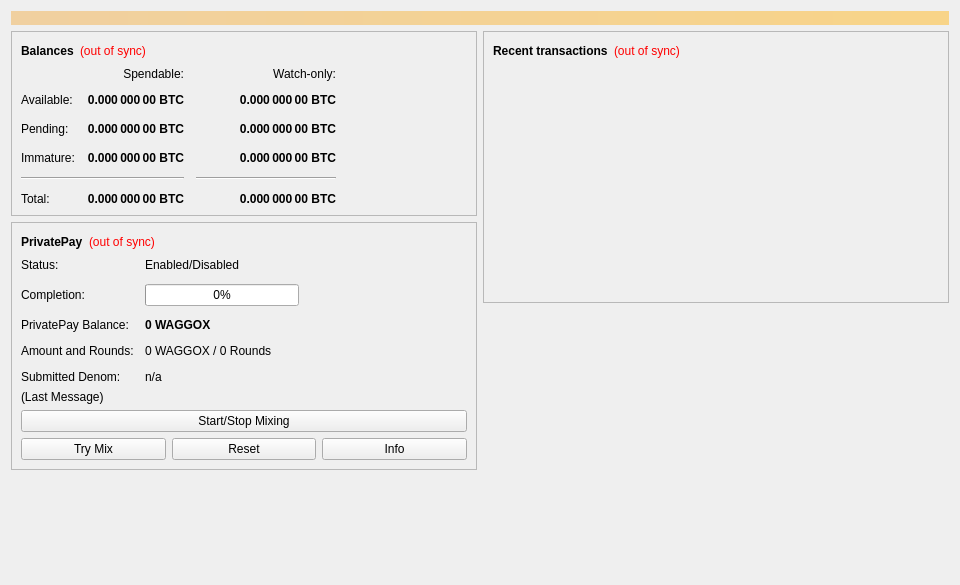
<?xml version="1.0" encoding="UTF-8"?>
<ui version="4.0">
 <class>OverviewPage</class>
 <widget class="QWidget" name="OverviewPage">
  <property name="geometry">
   <rect>
    <x>0</x>
    <y>0</y>
    <width>960</width>
    <height>585</height>
   </rect>
  </property>
  <property name="minimumSize">
   <size>
    <width>960</width>
    <height>0</height>
   </size>
  </property>
  <property name="windowTitle">
   <string>Form</string>
  </property>
  <layout class="QVBoxLayout" name="topLayout">
   <item>
    <widget class="QLabel" name="labelAlerts">
     <property name="visible">
      <bool>false</bool>
     </property>
     <property name="styleSheet">
      <string notr="true">background-color: qlineargradient(x1: 0, y1: 0, x2: 1, y2: 0, stop:0 #F0D0A0, stop:1 #F8D488); color:#000000;</string>
     </property>
     <property name="wordWrap">
      <bool>true</bool>
     </property>
     <property name="margin">
      <number>3</number>
     </property>
    </widget>
   </item>
   <item>
    <layout class="QHBoxLayout" name="horizontalLayout" stretch="1,1">
     <item>
      <layout class="QVBoxLayout" name="verticalLayout_2">
       <item>
        <widget class="QFrame" name="frame">
         <property name="frameShape">
          <enum>QFrame::StyledPanel</enum>
         </property>
         <property name="frameShadow">
          <enum>QFrame::Raised</enum>
         </property>
         <layout class="QVBoxLayout" name="verticalLayout_4">
          <item>
           <layout class="QHBoxLayout" name="horizontalLayout_4">
            <item>
             <widget class="QLabel" name="label_5">
              <property name="font">
               <font>
                <weight>75</weight>
                <bold>true</bold>
               </font>
              </property>
              <property name="text">
               <string>Balances</string>
              </property>
             </widget>
            </item>
            <item>
             <widget class="QLabel" name="labelWalletStatus">
              <property name="toolTip">
               <string>The displayed information may be out of date. Your wallet automatically synchronizes with the Waggox network after a connection is established, but this process has not completed yet.</string>
              </property>
              <property name="styleSheet">
               <string notr="true">QLabel { color: red; }</string>
              </property>
              <property name="text">
               <string notr="true">(out of sync)</string>
              </property>
              <property name="alignment">
               <set>Qt::AlignLeading|Qt::AlignLeft|Qt::AlignVCenter</set>
              </property>
             </widget>
            </item>
            <item>
             <spacer name="horizontalSpacer_3">
              <property name="orientation">
               <enum>Qt::Horizontal</enum>
              </property>
              <property name="sizeHint" stdset="0">
               <size>
                <width>40</width>
                <height>20</height>
               </size>
              </property>
             </spacer>
            </item>
           </layout>
          </item>
          <item>
           <layout class="QGridLayout" name="gridLayout">
            <property name="spacing">
             <number>12</number>
            </property>
            <item row="2" column="2">
             <widget class="QLabel" name="labelWatchPending">
              <property name="font">
               <font>
                <weight>75</weight>
                <bold>true</bold>
               </font>
              </property>
              <property name="cursor">
               <cursorShape>IBeamCursor</cursorShape>
              </property>
              <property name="toolTip">
               <string>Unconfirmed transactions to watch-only addresses</string>
              </property>
              <property name="text">
               <string notr="true">0.000 000 00 BTC</string>
              </property>
              <property name="alignment">
               <set>Qt::AlignRight|Qt::AlignTrailing|Qt::AlignVCenter</set>
              </property>
              <property name="textInteractionFlags">
               <set>Qt::LinksAccessibleByMouse|Qt::TextSelectableByKeyboard|Qt::TextSelectableByMouse</set>
              </property>
             </widget>
            </item>
            <item row="2" column="1">
             <widget class="QLabel" name="labelUnconfirmed">
              <property name="font">
               <font>
                <weight>75</weight>
                <bold>true</bold>
               </font>
              </property>
              <property name="cursor">
               <cursorShape>IBeamCursor</cursorShape>
              </property>
              <property name="toolTip">
               <string>Total of transactions that have yet to be confirmed, and do not yet count toward the spendable balance</string>
              </property>
              <property name="text">
               <string notr="true">0.000 000 00 BTC</string>
              </property>
              <property name="alignment">
               <set>Qt::AlignRight|Qt::AlignTrailing|Qt::AlignVCenter</set>
              </property>
              <property name="textInteractionFlags">
               <set>Qt::LinksAccessibleByMouse|Qt::TextSelectableByKeyboard|Qt::TextSelectableByMouse</set>
              </property>
             </widget>
            </item>
            <item row="3" column="2">
             <widget class="QLabel" name="labelWatchImmature">
              <property name="font">
               <font>
                <weight>75</weight>
                <bold>true</bold>
               </font>
              </property>
              <property name="cursor">
               <cursorShape>IBeamCursor</cursorShape>
              </property>
              <property name="toolTip">
               <string>Mined balance in watch-only addresses that has not yet matured</string>
              </property>
              <property name="text">
               <string notr="true">0.000 000 00 BTC</string>
              </property>
              <property name="alignment">
               <set>Qt::AlignRight|Qt::AlignTrailing|Qt::AlignVCenter</set>
              </property>
              <property name="textInteractionFlags">
               <set>Qt::LinksAccessibleByMouse|Qt::TextSelectableByKeyboard|Qt::TextSelectableByMouse</set>
              </property>
             </widget>
            </item>
            <item row="4" column="0" colspan="2">
             <widget class="Line" name="lineSpendableBalance">
              <property name="orientation">
               <enum>Qt::Horizontal</enum>
              </property>
             </widget>
            </item>
            <item row="4" column="2">
             <widget class="Line" name="lineWatchBalance">
              <property name="sizePolicy">
               <sizepolicy hsizetype="Preferred" vsizetype="Fixed">
                <horstretch>0</horstretch>
                <verstretch>0</verstretch>
               </sizepolicy>
              </property>
              <property name="minimumSize">
               <size>
                <width>140</width>
                <height>0</height>
               </size>
              </property>
              <property name="orientation">
               <enum>Qt::Horizontal</enum>
              </property>
             </widget>
            </item>
            <item row="5" column="0">
             <widget class="QLabel" name="labelTotalText">
              <property name="text">
               <string>Total:</string>
              </property>
             </widget>
            </item>
            <item row="3" column="1">
             <widget class="QLabel" name="labelImmature">
              <property name="font">
               <font>
                <weight>75</weight>
                <bold>true</bold>
               </font>
              </property>
              <property name="cursor">
               <cursorShape>IBeamCursor</cursorShape>
              </property>
              <property name="toolTip">
               <string>Mined balance that has not yet matured</string>
              </property>
              <property name="text">
               <string notr="true">0.000 000 00 BTC</string>
              </property>
              <property name="alignment">
               <set>Qt::AlignRight|Qt::AlignTrailing|Qt::AlignVCenter</set>
              </property>
              <property name="textInteractionFlags">
               <set>Qt::LinksAccessibleByMouse|Qt::TextSelectableByKeyboard|Qt::TextSelectableByMouse</set>
              </property>
             </widget>
            </item>
            <item row="2" column="3">
             <spacer name="horizontalSpacer_2">
              <property name="orientation">
               <enum>Qt::Horizontal</enum>
              </property>
              <property name="sizeHint" stdset="0">
               <size>
                <width>40</width>
                <height>20</height>
               </size>
              </property>
             </spacer>
            </item>
            <item row="3" column="0">
             <widget class="QLabel" name="labelImmatureText">
              <property name="text">
               <string>Immature:</string>
              </property>
             </widget>
            </item>
            <item row="5" column="1">
             <widget class="QLabel" name="labelTotal">
              <property name="font">
               <font>
                <weight>75</weight>
                <bold>true</bold>
               </font>
              </property>
              <property name="cursor">
               <cursorShape>IBeamCursor</cursorShape>
              </property>
              <property name="toolTip">
               <string>Your current total balance</string>
              </property>
              <property name="text">
               <string notr="true">0.000 000 00 BTC</string>
              </property>
              <property name="alignment">
               <set>Qt::AlignRight|Qt::AlignTrailing|Qt::AlignVCenter</set>
              </property>
              <property name="textInteractionFlags">
               <set>Qt::LinksAccessibleByMouse|Qt::TextSelectableByKeyboard|Qt::TextSelectableByMouse</set>
              </property>
             </widget>
            </item>
            <item row="5" column="2">
             <widget class="QLabel" name="labelWatchTotal">
              <property name="font">
               <font>
                <weight>75</weight>
                <bold>true</bold>
               </font>
              </property>
              <property name="cursor">
               <cursorShape>IBeamCursor</cursorShape>
              </property>
              <property name="toolTip">
               <string>Current total balance in watch-only addresses</string>
              </property>
              <property name="text">
               <string notr="true">0.000 000 00 BTC</string>
              </property>
              <property name="alignment">
               <set>Qt::AlignRight|Qt::AlignTrailing|Qt::AlignVCenter</set>
              </property>
              <property name="textInteractionFlags">
               <set>Qt::LinksAccessibleByMouse|Qt::TextSelectableByKeyboard|Qt::TextSelectableByMouse</set>
              </property>
             </widget>
            </item>
            <item row="0" column="2">
             <widget class="QLabel" name="labelWatchonly">
              <property name="text">
               <string>Watch-only:</string>
              </property>
              <property name="alignment">
               <set>Qt::AlignRight|Qt::AlignTrailing|Qt::AlignVCenter</set>
              </property>
             </widget>
            </item>
            <item row="1" column="0">
             <widget class="QLabel" name="labelBalanceText">
              <property name="text">
               <string>Available:</string>
              </property>
             </widget>
            </item>
            <item row="1" column="1">
             <widget class="QLabel" name="labelBalance">
              <property name="font">
               <font>
                <weight>75</weight>
                <bold>true</bold>
               </font>
              </property>
              <property name="cursor">
               <cursorShape>IBeamCursor</cursorShape>
              </property>
              <property name="toolTip">
               <string>Your current spendable balance</string>
              </property>
              <property name="text">
               <string notr="true">0.000 000 00 BTC</string>
              </property>
              <property name="alignment">
               <set>Qt::AlignRight|Qt::AlignTrailing|Qt::AlignVCenter</set>
              </property>
              <property name="textInteractionFlags">
               <set>Qt::LinksAccessibleByMouse|Qt::TextSelectableByKeyboard|Qt::TextSelectableByMouse</set>
              </property>
             </widget>
            </item>
            <item row="1" column="2">
             <widget class="QLabel" name="labelWatchAvailable">
              <property name="font">
               <font>
                <weight>75</weight>
                <bold>true</bold>
               </font>
              </property>
              <property name="cursor">
               <cursorShape>IBeamCursor</cursorShape>
              </property>
              <property name="toolTip">
               <string>Your current balance in watch-only addresses</string>
              </property>
              <property name="text">
               <string notr="true">0.000 000 00 BTC</string>
              </property>
              <property name="alignment">
               <set>Qt::AlignRight|Qt::AlignTrailing|Qt::AlignVCenter</set>
              </property>
              <property name="textInteractionFlags">
               <set>Qt::LinksAccessibleByMouse|Qt::TextSelectableByKeyboard|Qt::TextSelectableByMouse</set>
              </property>
             </widget>
            </item>
            <item row="2" column="0">
             <widget class="QLabel" name="labelPendingText">
              <property name="text">
               <string>Pending:</string>
              </property>
             </widget>
            </item>
            <item row="0" column="1">
             <widget class="QLabel" name="labelSpendable">
              <property name="text">
               <string>Spendable:</string>
              </property>
              <property name="alignment">
               <set>Qt::AlignRight|Qt::AlignTrailing|Qt::AlignVCenter</set>
              </property>
             </widget>
            </item>
           </layout>
          </item>
         </layout>
        </widget>
       </item>
       <item>
        <widget class="QFrame" name="framePrivatePay">
         <property name="layoutDirection">
          <enum>Qt::LeftToRight</enum>
         </property>
         <property name="frameShape">
          <enum>QFrame::StyledPanel</enum>
         </property>
         <property name="frameShadow">
          <enum>QFrame::Raised</enum>
         </property>
         <layout class="QVBoxLayout" name="VerticalLayout_PS1">
          <item>
           <layout class="QHBoxLayout" name="horizontalLayout_5">
            <item>
             <widget class="QLabel" name="labelPrivatePayHeader">
              <property name="font">
               <font>
                <weight>75</weight>
                <bold>true</bold>
               </font>
              </property>
              <property name="text">
               <string>PrivatePay</string>
              </property>
             </widget>
            </item>
            <item>
             <widget class="QLabel" name="labelPrivatePaySyncStatus">
              <property name="toolTip">
               <string>The displayed information may be out of date. Your wallet automatically synchronizes with the Waggox network after a connection is established, but this process has not completed yet.</string>
              </property>
              <property name="styleSheet">
               <string notr="true">QLabel { color: red; }</string>
              </property>
              <property name="text">
               <string notr="true">(out of sync)</string>
              </property>
              <property name="alignment">
               <set>Qt::AlignLeading|Qt::AlignLeft|Qt::AlignVCenter</set>
              </property>
             </widget>
            </item>
            <item>
             <spacer name="horizontalSpacer_4">
              <property name="orientation">
               <enum>Qt::Horizontal</enum>
              </property>
              <property name="sizeHint" stdset="0">
               <size>
                <width>40</width>
                <height>20</height>
               </size>
              </property>
             </spacer>
            </item>
           </layout>
          </item>
          <item>
           <layout class="QFormLayout" name="privatePayFormLayout">
            <property name="fieldGrowthPolicy">
             <enum>QFormLayout::AllNonFixedFieldsGrow</enum>
            </property>
            <property name="horizontalSpacing">
             <number>11</number>
            </property>
            <property name="verticalSpacing">
             <number>12</number>
            </property>
            <item row="0" column="0">
             <widget class="QLabel" name="labelPrivatePayEnabledText">
              <property name="text">
               <string>Status:</string>
              </property>
             </widget>
            </item>
            <item row="0" column="1">
             <widget class="QLabel" name="labelPrivatePayEnabled">
              <property name="text">
               <string>Enabled/Disabled</string>
              </property>
             </widget>
            </item>
            <item row="1" column="0">
             <widget class="QLabel" name="labelCompletitionText">
              <property name="text">
               <string>Completion:</string>
              </property>
             </widget>
            </item>
            <item row="1" column="1">
             <widget class="QProgressBar" name="privatePayProgress">
              <property name="maximumSize">
               <size>
                <width>154</width>
                <height>16777215</height>
               </size>
              </property>
              <property name="value">
               <number>0</number>
              </property>
             </widget>
            </item>
            <item row="2" column="0">
             <widget class="QLabel" name="labelAnonymizedText">
              <property name="text">
               <string>PrivatePay Balance:</string>
              </property>
             </widget>
            </item>
            <item row="2" column="1">
             <widget class="QLabel" name="labelAnonymized">
              <property name="font">
               <font>
                <weight>75</weight>
                <bold>true</bold>
               </font>
              </property>
              <property name="text">
               <string notr="true">0 WAGGOX</string>
              </property>
             </widget>
            </item>
            <item row="3" column="0">
             <widget class="QLabel" name="labelAmountAndRoundsText">
              <property name="text">
               <string>Amount and Rounds:</string>
              </property>
             </widget>
            </item>
            <item row="3" column="1">
             <widget class="QLabel" name="labelAmountRounds">
              <property name="text">
               <string>0 WAGGOX / 0 Rounds</string>
              </property>
             </widget>
            </item>
            <item row="4" column="0">
             <widget class="QLabel" name="labelSubmittedDenomText">
              <property name="text">
               <string>Submitted Denom:</string>
              </property>
             </widget>
            </item>
            <item row="4" column="1">
             <widget class="QLabel" name="labelSubmittedDenom">
              <property name="toolTip">
               <string>The denominations you submitted to the Masternode.&lt;br&gt;To mix, other users must submit the exact same denominations.</string>
              </property>
              <property name="text">
               <string>n/a</string>
              </property>
             </widget>
            </item>
           </layout>
          </item>
          <item>
           <layout class="QVBoxLayout" name="VerticalLayout_PS">
            <item>
             <widget class="QLabel" name="labelPrivatePayLastMessage">
              <property name="text">
               <string>(Last Message)</string>
              </property>
              <property name="alignment">
               <set>Qt::AlignLeading|Qt::AlignLeft|Qt::AlignTop</set>
              </property>
              <property name="wordWrap">
               <bool>true</bool>
              </property>
             </widget>
            </item>
            <item>
             <widget class="QPushButton" name="togglePrivatePay">
              <property name="sizePolicy">
               <sizepolicy hsizetype="MinimumExpanding" vsizetype="Fixed">
                <horstretch>0</horstretch>
                <verstretch>0</verstretch>
               </sizepolicy>
              </property>
              <property name="text">
               <string>Start/Stop Mixing</string>
              </property>
             </widget>
            </item>
            <item>
             <layout class="QHBoxLayout" name="horizontalLayout_debugbuttons">
              <item>
               <widget class="QPushButton" name="privatePayAuto">
                <property name="sizePolicy">
                 <sizepolicy hsizetype="MinimumExpanding" vsizetype="Fixed">
                  <horstretch>0</horstretch>
                  <verstretch>0</verstretch>
                 </sizepolicy>
                </property>
                <property name="toolTip">
                 <string>Try to manually submit a PrivatePay request.</string>
                </property>
                <property name="text">
                 <string>Try Mix</string>
                </property>
               </widget>
              </item>
              <item>
               <widget class="QPushButton" name="privatePayReset">
                <property name="sizePolicy">
                 <sizepolicy hsizetype="MinimumExpanding" vsizetype="Fixed">
                  <horstretch>0</horstretch>
                  <verstretch>0</verstretch>
                 </sizepolicy>
                </property>
                <property name="toolTip">
                 <string>Reset the current status of PrivatePay (can interrupt PrivatePay if it's in the process of Mixing, which can cost you money!)</string>
                </property>
                <property name="autoFillBackground">
                 <bool>false</bool>
                </property>
                <property name="text">
                 <string>Reset</string>
                </property>
               </widget>
              </item>
              <item>
               <widget class="QPushButton" name="privatePayInfo">
                <property name="sizePolicy">
                 <sizepolicy hsizetype="MinimumExpanding" vsizetype="Fixed">
                  <horstretch>0</horstretch>
                  <verstretch>0</verstretch>
                 </sizepolicy>
                </property>
                <property name="toolTip">
                 <string>Information about PrivatePay and Mixing</string>
                </property>
                <property name="text">
                 <string>Info</string>
                </property>
               </widget>
              </item>
             </layout>
            </item>
           </layout>
          </item>
         </layout>
        </widget>
       </item>
       <item>
        <spacer name="verticalSpacer">
         <property name="orientation">
          <enum>Qt::Vertical</enum>
         </property>
         <property name="sizeHint" stdset="0">
          <size>
           <width>20</width>
           <height>40</height>
          </size>
         </property>
        </spacer>
       </item>
      </layout>
     </item>
     <item>
      <layout class="QVBoxLayout" name="verticalLayout_3">
       <item>
        <widget class="QFrame" name="frame_2">
         <property name="frameShape">
          <enum>QFrame::StyledPanel</enum>
         </property>
         <property name="frameShadow">
          <enum>QFrame::Raised</enum>
         </property>
         <layout class="QVBoxLayout" name="verticalLayout">
          <item>
           <layout class="QHBoxLayout" name="horizontalLayout_2">
            <item>
             <widget class="QLabel" name="label_4">
              <property name="font">
               <font>
                <weight>75</weight>
                <bold>true</bold>
               </font>
              </property>
              <property name="text">
               <string>Recent transactions</string>
              </property>
             </widget>
            </item>
            <item>
             <widget class="QLabel" name="labelTransactionsStatus">
              <property name="toolTip">
               <string>The displayed information may be out of date. Your wallet automatically synchronizes with the Waggox network after a connection is established, but this process has not completed yet.</string>
              </property>
              <property name="styleSheet">
               <string notr="true">QLabel { color: red; }</string>
              </property>
              <property name="text">
               <string notr="true">(out of sync)</string>
              </property>
              <property name="alignment">
               <set>Qt::AlignLeading|Qt::AlignLeft|Qt::AlignVCenter</set>
              </property>
             </widget>
            </item>
            <item>
             <spacer name="horizontalSpacer">
              <property name="orientation">
               <enum>Qt::Horizontal</enum>
              </property>
              <property name="sizeHint" stdset="0">
               <size>
                <width>40</width>
                <height>20</height>
               </size>
              </property>
             </spacer>
            </item>
           </layout>
          </item>
          <item>
           <widget class="QListView" name="listTransactions">
            <property name="styleSheet">
             <string notr="true">QListView { background: transparent; }</string>
            </property>
            <property name="frameShape">
             <enum>QFrame::NoFrame</enum>
            </property>
            <property name="verticalScrollBarPolicy">
             <enum>Qt::ScrollBarAlwaysOff</enum>
            </property>
            <property name="horizontalScrollBarPolicy">
             <enum>Qt::ScrollBarAlwaysOff</enum>
            </property>
            <property name="selectionMode">
             <enum>QAbstractItemView::NoSelection</enum>
            </property>
           </widget>
          </item>
         </layout>
        </widget>
       </item>
       <item>
        <spacer name="verticalSpacer_2">
         <property name="orientation">
          <enum>Qt::Vertical</enum>
         </property>
         <property name="sizeHint" stdset="0">
          <size>
           <width>20</width>
           <height>40</height>
          </size>
         </property>
        </spacer>
       </item>
      </layout>
     </item>
    </layout>
   </item>
  </layout>
 </widget>
 <resources/>
 <connections/>
</ui>
